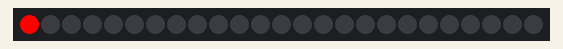
The sketch below on a simulated Arduino Uno, built with avr-gcc and run on an emulated ATmega328P. Parts: 25 RGB LEDs in strip order, left to right.

Above: at 0.01 s.
At 4.5 s:
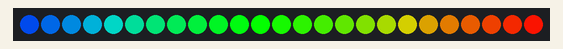
At 9.12 s:
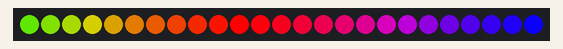
At 18.23 s:
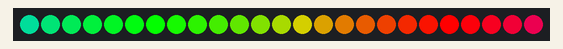
At 27.34 s:
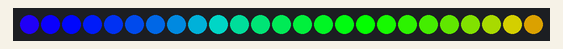
At 36.5 s:
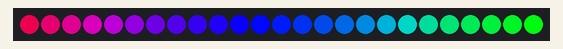

The sketch:

rgb_colour_wave.ino
```cpp
#define FORCE_SOFTWARE_SPI
#define FORCE_SOFTWARE_PINS
#include "FastSPI_LED2.h"

// Data pin that led data will be written out over
#define DATA_PIN 11

// Clock pin only needed for SPI based chipsets when not using hardware SPI
#define CLOCK_PIN 13

// First and Last leds to illuminate
#define FIRST_LED 0
#define LAST_LED 24

// Cycle delay
#define DELAY 40

// Step size per cycle
#define STEP 18

// LED RGB value for each led in your strip.
CRGB leds[LAST_LED+1];

/******************************************************************************************/
void setup() {

  FastLED.addLeds<WS2801, DATA_PIN, CLOCK_PIN, RGB>(leds, LAST_LED+1);

  Serial.begin(19200);
}

/******************************************************************************************/
void loop() {

   int red, green, blue;
   int i, j;

   while(true)
   {
      for (int i=0; i<768; i=i+STEP)
      {
         j = (i+256) % 768;

         // Yellow sector
         if ((i<256) && (i>=0))
         {
            red = 255-i;  // Ramping down
            green = j-0;  // Ramping up
            blue = 0;     // Off
         }

         // Cyan sector
         if ((i<512) && (i>=256))
         {
            red = 0;       // Off
            green = 511-i; // Ramping down
            blue = j-255;  // Ramping up
         }

         // Magenta sector
         if ((i<768) && (i>=512))
         {
            red = j-511;   // Ramping up
            green = 0;     // Off
            blue = 767-i;  // Ramping down
         }

         // Shuffle all the colours along by one
         for (int led=LAST_LED; led > FIRST_LED; led--)
         {
            leds[led].r = leds[led-1].r;
            leds[led].g = leds[led-1].g;
            leds[led].b = leds[led-1].b;
         }

         // Add the new colour
         leds[FIRST_LED].r = red;
         leds[FIRST_LED].g = green;
         leds[FIRST_LED].b = blue;

         // Show the leds
         FastLED.show();

         // Wait a little bit
         delay(DELAY);
      }
   }
}
```
